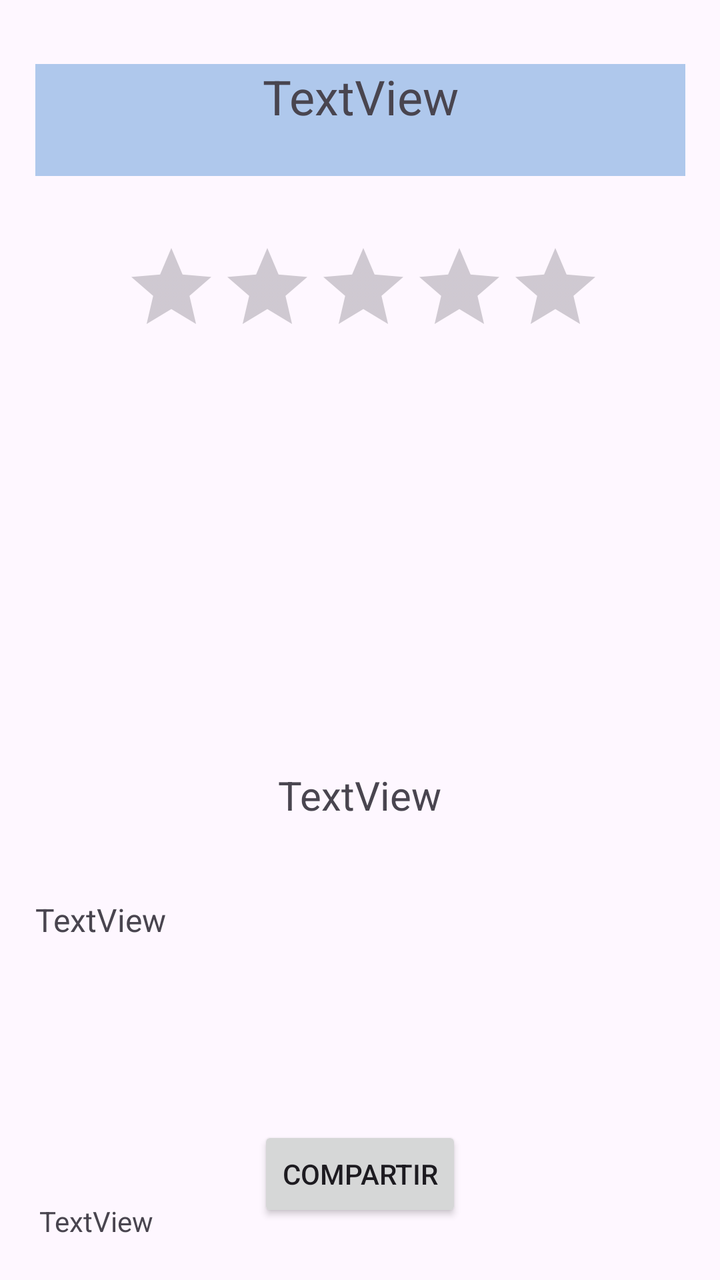
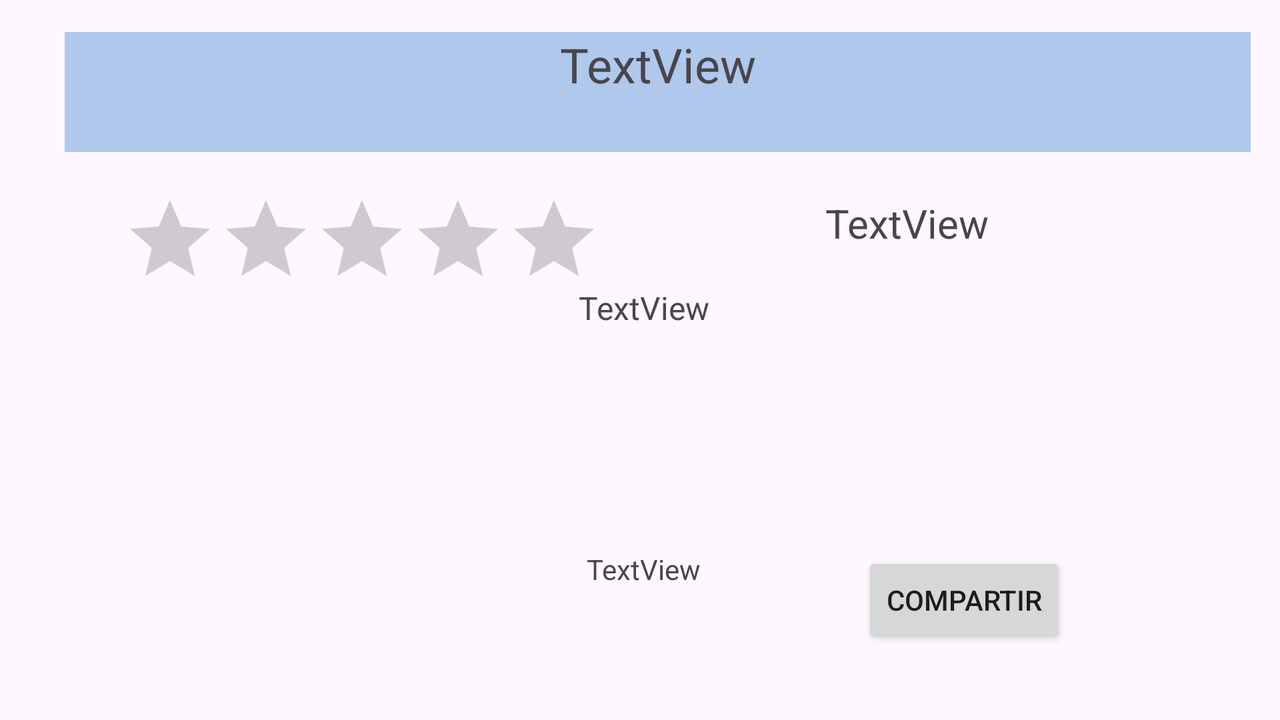

First picture: res/layout/ on a phone held upright. Second picture: the repository's own variant of that layout, on a device whose configuration matches the variant's folder. Source for both follows.
<!-- AndroidManifest.xml: application theme Theme.DAS_entrega1 -->
<!-- res/layout/activity_detalles.xml -->
<?xml version="1.0" encoding="utf-8"?>
<androidx.constraintlayout.widget.ConstraintLayout xmlns:android="http://schemas.android.com/apk/res/android"
    xmlns:app="http://schemas.android.com/apk/res-auto"
    xmlns:tools="http://schemas.android.com/tools"
    android:layout_width="match_parent"
    android:layout_height="match_parent"
    tools:context=".ActivityDetalles">

    <TextView
        android:id="@+id/textView_title"
        android:layout_width="325dp"
        android:layout_height="56dp"
        android:layout_marginTop="32dp"
        android:background="#AFC8EC"
        android:text="TextView"
        android:textAlignment="center"
        android:textSize="24sp"
        app:layout_constraintEnd_toEndOf="parent"
        app:layout_constraintStart_toStartOf="parent"
        app:layout_constraintTop_toTopOf="parent" />

    <RatingBar
        android:id="@+id/ratingBar"
        android:layout_width="237dp"
        android:layout_height="47dp"
        android:layout_marginTop="32dp"
        android:isIndicator="true"
        app:layout_constraintEnd_toEndOf="parent"
        app:layout_constraintStart_toStartOf="parent"
        app:layout_constraintTop_toBottomOf="@+id/textView_title" />

    <ImageView
        android:id="@+id/imageView_poster"
        android:layout_width="158dp"
        android:layout_height="180dp"
        android:layout_marginTop="100dp"
        app:layout_constraintEnd_toEndOf="parent"
        app:layout_constraintHorizontal_bias="0.498"
        app:layout_constraintStart_toStartOf="parent"
        app:layout_constraintTop_toBottomOf="@+id/textView_title"
        app:srcCompat="@drawable/ic_launcher_foreground" />

    <TextView
        android:id="@+id/textView_descr"
        android:layout_width="324dp"
        android:layout_height="120dp"
        android:layout_marginTop="36dp"
        android:text="TextView"
        android:textSize="16sp"
        app:layout_constraintEnd_toEndOf="parent"
        app:layout_constraintHorizontal_bias="0.494"
        app:layout_constraintStart_toStartOf="parent"
        app:layout_constraintTop_toBottomOf="@+id/textView_genre" />

    <TextView
        android:id="@+id/textView_tags"
        android:layout_width="320dp"
        android:layout_height="41dp"
        android:layout_marginTop="32dp"
        android:text="TextView"
        app:layout_constraintEnd_toEndOf="parent"
        app:layout_constraintHorizontal_bias="0.494"
        app:layout_constraintStart_toStartOf="parent"
        app:layout_constraintTop_toBottomOf="@+id/textView_descr" />

    <TextView
        android:id="@+id/textView_genre"
        android:layout_width="320dp"
        android:layout_height="29dp"
        android:layout_marginTop="16dp"
        android:text="TextView"
        android:textAlignment="center"
        android:textSize="20sp"
        app:layout_constraintEnd_toEndOf="parent"
        app:layout_constraintHorizontal_bias="0.494"
        app:layout_constraintStart_toStartOf="parent"
        app:layout_constraintTop_toBottomOf="@+id/imageView_poster" />

    <Button
        android:id="@+id/btn_compartir"
        android:layout_width="wrap_content"
        android:layout_height="wrap_content"
        android:layout_marginBottom="29dp"
        android:text="@string/compartir"
        app:layout_constraintBottom_toBottomOf="parent"
        app:layout_constraintEnd_toEndOf="parent"
        app:layout_constraintStart_toStartOf="parent" />

</androidx.constraintlayout.widget.ConstraintLayout>
<!-- resources referenced by this layout -->
<resources>
  <string name="compartir">Compartir</string>
  <style name="Theme.DAS_entrega1" parent="Base.Theme.DAS_entrega1" />
  <style name="Base.Theme.DAS_entrega1" parent="Theme.Material3.DayNight.NoActionBar">
          
          
      </style>
</resources>
<!-- res/layout-land/activity_detalles.xml (the author's variant of the layout above) -->
<!-- drawn on the phone turned sideways -->
<?xml version="1.0" encoding="utf-8"?>
<androidx.constraintlayout.widget.ConstraintLayout xmlns:android="http://schemas.android.com/apk/res/android"
    xmlns:app="http://schemas.android.com/apk/res-auto"
    xmlns:tools="http://schemas.android.com/tools"
    android:layout_width="match_parent"
    android:layout_height="match_parent"
    tools:context=".ActivityDetalles">

    <TextView
        android:id="@+id/textView_title"
        android:layout_width="593dp"
        android:layout_height="60dp"
        android:layout_marginTop="16dp"
        android:background="#AFC8EC"
        android:text="TextView"
        android:textAlignment="center"
        android:textSize="24sp"
        app:layout_constraintEnd_toEndOf="parent"
        app:layout_constraintHorizontal_bias="0.688"
        app:layout_constraintStart_toStartOf="parent"
        app:layout_constraintTop_toTopOf="parent" />

    <RatingBar
        android:id="@+id/ratingBar"
        android:layout_width="237dp"
        android:layout_height="47dp"
        android:layout_marginTop="20dp"
        android:isIndicator="true"
        app:layout_constraintEnd_toEndOf="parent"
        app:layout_constraintHorizontal_bias="0.151"
        app:layout_constraintStart_toStartOf="parent"
        app:layout_constraintTop_toBottomOf="@+id/textView_title" />

    <ImageView
        android:id="@+id/imageView_poster"
        android:layout_width="178dp"
        android:layout_height="207dp"
        android:layout_marginTop="21dp"
        app:layout_constraintEnd_toEndOf="parent"
        app:layout_constraintHorizontal_bias="0.184"
        app:layout_constraintStart_toStartOf="parent"
        app:layout_constraintTop_toBottomOf="@+id/ratingBar"
        app:srcCompat="@drawable/ic_launcher_foreground" />

    <TextView
        android:id="@+id/textView_descr"
        android:layout_width="324dp"
        android:layout_height="120dp"
        android:layout_marginTop="16dp"
        android:text="TextView"
        android:textSize="16sp"
        app:layout_constraintEnd_toEndOf="parent"
        app:layout_constraintHorizontal_bias="0.916"
        app:layout_constraintStart_toStartOf="parent"
        app:layout_constraintTop_toBottomOf="@+id/textView_genre" />

    <TextView
        android:id="@+id/textView_tags"
        android:layout_width="320dp"
        android:layout_height="41dp"
        android:layout_marginTop="12dp"
        android:text="TextView"
        app:layout_constraintEnd_toEndOf="parent"
        app:layout_constraintHorizontal_bias="0.917"
        app:layout_constraintStart_toStartOf="parent"
        app:layout_constraintTop_toBottomOf="@+id/textView_descr" />

    <TextView
        android:id="@+id/textView_genre"
        android:layout_width="320dp"
        android:layout_height="29dp"
        android:layout_marginTop="22dp"
        android:text="TextView"
        android:textAlignment="center"
        android:textSize="20sp"
        app:layout_constraintEnd_toEndOf="parent"
        app:layout_constraintHorizontal_bias="0.917"
        app:layout_constraintStart_toStartOf="parent"
        app:layout_constraintTop_toBottomOf="@+id/textView_title" />

    <Button
        android:id="@+id/btn_compartir"
        android:layout_width="wrap_content"
        android:layout_height="wrap_content"
        android:layout_marginBottom="36dp"
        android:text="@string/compartir"
        app:layout_constraintBottom_toBottomOf="parent"
        app:layout_constraintEnd_toEndOf="parent"
        app:layout_constraintHorizontal_bias="0.801"
        app:layout_constraintStart_toStartOf="parent" />

</androidx.constraintlayout.widget.ConstraintLayout>
